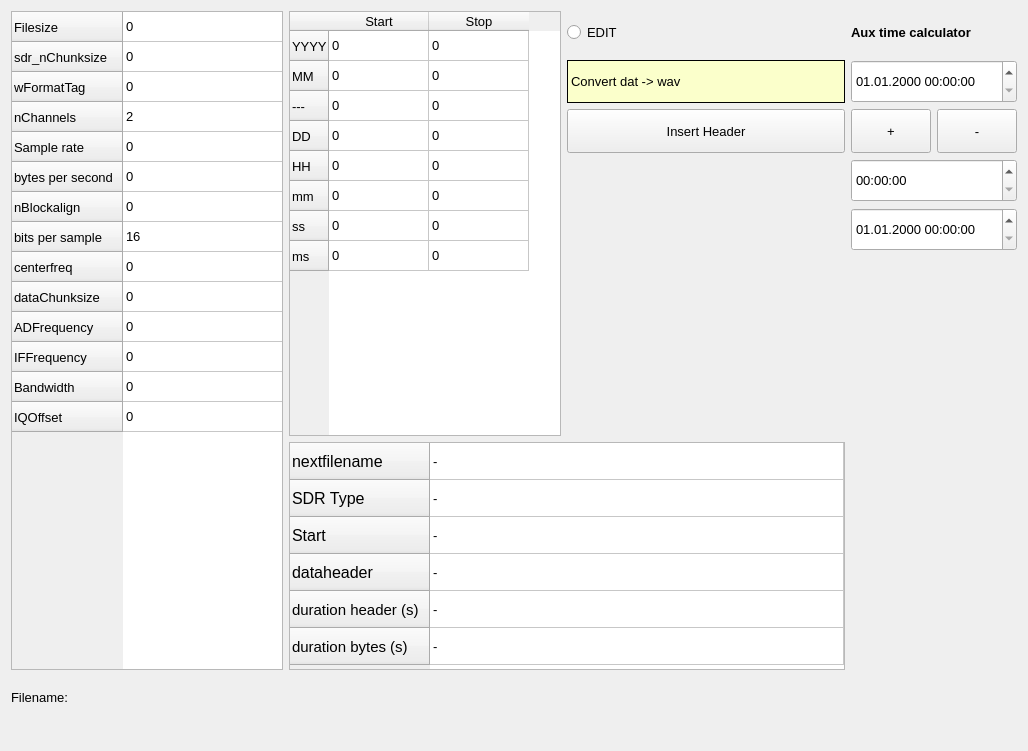
<?xml version="1.0" encoding="UTF-8"?>
<ui version="4.0">
 <class>wavheader_editor_widget</class>
 <widget class="QWidget" name="wavheader_editor_widget">
  <property name="geometry">
   <rect>
    <x>0</x>
    <y>0</y>
    <width>1028</width>
    <height>751</height>
   </rect>
  </property>
  <property name="windowTitle">
   <string>Form</string>
  </property>
  <layout class="QGridLayout" name="gridLayout_2">
   <item row="0" column="1">
    <layout class="QGridLayout" name="gridLayout" rowstretch="1,1,1,1,1,2,2,2,2,1,1,0" columnstretch="2,2,1,1,0,0">
     <item row="0" column="0" rowspan="10">
      <widget class="QTableWidget" name="tableWidget_basisfields">
       <property name="sizePolicy">
        <sizepolicy hsizetype="Expanding" vsizetype="Expanding">
         <horstretch>1</horstretch>
         <verstretch>1</verstretch>
        </sizepolicy>
       </property>
       <property name="minimumSize">
        <size>
         <width>100</width>
         <height>10</height>
        </size>
       </property>
       <property name="maximumSize">
        <size>
         <width>500</width>
         <height>16777215</height>
        </size>
       </property>
       <property name="font">
        <font>
         <pointsize>10</pointsize>
        </font>
       </property>
       <property name="toolTip">
        <string>make this table editable by clicking 'edit'</string>
       </property>
       <attribute name="horizontalHeaderVisible">
        <bool>false</bool>
       </attribute>
       <attribute name="horizontalHeaderDefaultSectionSize">
        <number>400</number>
       </attribute>
       <attribute name="verticalHeaderVisible">
        <bool>true</bool>
       </attribute>
       <row>
        <property name="text">
         <string>Filesize</string>
        </property>
       </row>
       <row>
        <property name="text">
         <string>sdr_nChunksize</string>
        </property>
       </row>
       <row>
        <property name="text">
         <string>wFormatTag</string>
        </property>
       </row>
       <row>
        <property name="text">
         <string>nChannels</string>
        </property>
       </row>
       <row>
        <property name="text">
         <string>Sample rate</string>
        </property>
       </row>
       <row>
        <property name="text">
         <string>bytes per second</string>
        </property>
       </row>
       <row>
        <property name="text">
         <string>nBlockalign</string>
        </property>
       </row>
       <row>
        <property name="text">
         <string>bits per sample</string>
        </property>
       </row>
       <row>
        <property name="text">
         <string>centerfreq</string>
        </property>
       </row>
       <row>
        <property name="text">
         <string>dataChunksize</string>
        </property>
       </row>
       <row>
        <property name="text">
         <string>ADFrequency</string>
        </property>
       </row>
       <row>
        <property name="text">
         <string>IFFrequency</string>
        </property>
       </row>
       <row>
        <property name="text">
         <string>Bandwidth</string>
        </property>
       </row>
       <row>
        <property name="text">
         <string>IQOffset</string>
        </property>
       </row>
       <column>
        <property name="text">
         <string>value</string>
        </property>
       </column>
       <item row="0" column="0">
        <property name="text">
         <string>0</string>
        </property>
       </item>
       <item row="1" column="0">
        <property name="text">
         <string>0</string>
        </property>
       </item>
       <item row="2" column="0">
        <property name="text">
         <string>0</string>
        </property>
       </item>
       <item row="3" column="0">
        <property name="text">
         <string>2</string>
        </property>
       </item>
       <item row="4" column="0">
        <property name="text">
         <string>0</string>
        </property>
       </item>
       <item row="5" column="0">
        <property name="text">
         <string>0</string>
        </property>
       </item>
       <item row="6" column="0">
        <property name="text">
         <string>0</string>
        </property>
       </item>
       <item row="7" column="0">
        <property name="text">
         <string>16</string>
        </property>
       </item>
       <item row="8" column="0">
        <property name="text">
         <string>0</string>
        </property>
       </item>
       <item row="9" column="0">
        <property name="text">
         <string>0</string>
        </property>
       </item>
       <item row="10" column="0">
        <property name="text">
         <string>0</string>
        </property>
       </item>
       <item row="11" column="0">
        <property name="text">
         <string>0</string>
        </property>
       </item>
       <item row="12" column="0">
        <property name="text">
         <string>0</string>
        </property>
       </item>
       <item row="13" column="0">
        <property name="text">
         <string>0</string>
        </property>
       </item>
      </widget>
     </item>
     <item row="7" column="1" rowspan="3" colspan="3">
      <widget class="QTableWidget" name="tableWidget_3">
       <property name="sizePolicy">
        <sizepolicy hsizetype="Expanding" vsizetype="Expanding">
         <horstretch>1</horstretch>
         <verstretch>1</verstretch>
        </sizepolicy>
       </property>
       <property name="minimumSize">
        <size>
         <width>100</width>
         <height>40</height>
        </size>
       </property>
       <property name="maximumSize">
        <size>
         <width>1500</width>
         <height>16777215</height>
        </size>
       </property>
       <property name="font">
        <font>
         <pointsize>10</pointsize>
        </font>
       </property>
       <property name="toolTip">
        <string>make this table editable by clicking 'edit'</string>
       </property>
       <property name="autoFillBackground">
        <bool>true</bool>
       </property>
       <property name="alternatingRowColors">
        <bool>false</bool>
       </property>
       <attribute name="horizontalHeaderVisible">
        <bool>false</bool>
       </attribute>
       <attribute name="horizontalHeaderDefaultSectionSize">
        <number>400</number>
       </attribute>
       <attribute name="horizontalHeaderMinimumSectionSize">
        <number>250</number>
       </attribute>
       <attribute name="horizontalHeaderStretchLastSection">
        <bool>true</bool>
       </attribute>
       <attribute name="verticalHeaderCascadingSectionResizes">
        <bool>false</bool>
       </attribute>
       <attribute name="verticalHeaderDefaultSectionSize">
        <number>37</number>
       </attribute>
       <attribute name="verticalHeaderShowSortIndicator" stdset="0">
        <bool>false</bool>
       </attribute>
       <attribute name="verticalHeaderStretchLastSection">
        <bool>false</bool>
       </attribute>
       <row>
        <property name="text">
         <string>nextfilename</string>
        </property>
        <property name="font">
         <font>
          <pointsize>12</pointsize>
         </font>
        </property>
       </row>
       <row>
        <property name="text">
         <string>SDR Type</string>
        </property>
        <property name="font">
         <font>
          <pointsize>12</pointsize>
         </font>
        </property>
       </row>
       <row>
        <property name="text">
         <string>Start</string>
        </property>
        <property name="font">
         <font>
          <pointsize>12</pointsize>
         </font>
        </property>
        <property name="background">
         <color>
          <red>240</red>
          <green>240</green>
          <blue>240</blue>
         </color>
        </property>
       </row>
       <row>
        <property name="text">
         <string>dataheader</string>
        </property>
        <property name="font">
         <font>
          <pointsize>12</pointsize>
         </font>
        </property>
       </row>
       <row>
        <property name="text">
         <string>duration header (s)</string>
        </property>
        <property name="font">
         <font>
          <pointsize>11</pointsize>
         </font>
        </property>
       </row>
       <row>
        <property name="text">
         <string>duration bytes (s)</string>
        </property>
        <property name="font">
         <font>
          <pointsize>11</pointsize>
         </font>
        </property>
       </row>
       <column>
        <property name="text">
         <string>value</string>
        </property>
        <property name="font">
         <font>
          <pointsize>12</pointsize>
         </font>
        </property>
        <property name="textAlignment">
         <set>AlignTrailing|AlignVCenter</set>
        </property>
        <property name="background">
         <color>
          <red>240</red>
          <green>0</green>
          <blue>0</blue>
         </color>
        </property>
       </column>
       <item row="0" column="0">
        <property name="text">
         <string>-</string>
        </property>
        <property name="textAlignment">
         <set>AlignLeading|AlignVCenter</set>
        </property>
        <property name="foreground">
         <brush brushstyle="NoBrush">
          <color alpha="240">
           <red>240</red>
           <green>240</green>
           <blue>240</blue>
          </color>
         </brush>
        </property>
       </item>
       <item row="1" column="0">
        <property name="text">
         <string>-</string>
        </property>
        <property name="flags">
         <set>ItemIsSelectable|ItemIsEditable|ItemIsDragEnabled|ItemIsUserCheckable|ItemIsEnabled</set>
        </property>
       </item>
       <item row="2" column="0">
        <property name="text">
         <string>-</string>
        </property>
        <property name="background">
         <brush brushstyle="NoBrush">
          <color alpha="240">
           <red>240</red>
           <green>240</green>
           <blue>240</blue>
          </color>
         </brush>
        </property>
       </item>
       <item row="3" column="0">
        <property name="text">
         <string>-</string>
        </property>
       </item>
       <item row="4" column="0">
        <property name="text">
         <string>-</string>
        </property>
       </item>
       <item row="5" column="0">
        <property name="text">
         <string>-</string>
        </property>
       </item>
      </widget>
     </item>
     <item row="0" column="1" rowspan="7">
      <widget class="QTableWidget" name="tableWidget_starttime">
       <property name="sizePolicy">
        <sizepolicy hsizetype="Expanding" vsizetype="Expanding">
         <horstretch>1</horstretch>
         <verstretch>1</verstretch>
        </sizepolicy>
       </property>
       <property name="minimumSize">
        <size>
         <width>100</width>
         <height>10</height>
        </size>
       </property>
       <property name="maximumSize">
        <size>
         <width>700</width>
         <height>16777215</height>
        </size>
       </property>
       <property name="font">
        <font>
         <pointsize>10</pointsize>
        </font>
       </property>
       <property name="toolTip">
        <string>make this table editable by clicking 'edit'</string>
       </property>
       <attribute name="horizontalHeaderDefaultSectionSize">
        <number>100</number>
       </attribute>
       <row>
        <property name="text">
         <string>YYYY</string>
        </property>
       </row>
       <row>
        <property name="text">
         <string>MM</string>
        </property>
       </row>
       <row>
        <property name="text">
         <string>---</string>
        </property>
       </row>
       <row>
        <property name="text">
         <string>DD</string>
        </property>
       </row>
       <row>
        <property name="text">
         <string>HH</string>
        </property>
       </row>
       <row>
        <property name="text">
         <string>mm</string>
        </property>
       </row>
       <row>
        <property name="text">
         <string>ss</string>
        </property>
       </row>
       <row>
        <property name="text">
         <string>ms</string>
        </property>
       </row>
       <column>
        <property name="text">
         <string>Start</string>
        </property>
       </column>
       <column>
        <property name="text">
         <string>Stop</string>
        </property>
       </column>
       <item row="0" column="0">
        <property name="text">
         <string>0</string>
        </property>
       </item>
       <item row="0" column="1">
        <property name="text">
         <string>0</string>
        </property>
       </item>
       <item row="1" column="0">
        <property name="text">
         <string>0</string>
        </property>
       </item>
       <item row="1" column="1">
        <property name="text">
         <string>0</string>
        </property>
       </item>
       <item row="2" column="0">
        <property name="text">
         <string>0</string>
        </property>
       </item>
       <item row="2" column="1">
        <property name="text">
         <string>0</string>
        </property>
       </item>
       <item row="3" column="0">
        <property name="text">
         <string>0</string>
        </property>
       </item>
       <item row="3" column="1">
        <property name="text">
         <string>0</string>
        </property>
       </item>
       <item row="4" column="0">
        <property name="text">
         <string>0</string>
        </property>
       </item>
       <item row="4" column="1">
        <property name="text">
         <string>0</string>
        </property>
       </item>
       <item row="5" column="0">
        <property name="text">
         <string>0</string>
        </property>
       </item>
       <item row="5" column="1">
        <property name="text">
         <string>0</string>
        </property>
       </item>
       <item row="6" column="0">
        <property name="text">
         <string>0</string>
        </property>
       </item>
       <item row="6" column="1">
        <property name="text">
         <string>0</string>
        </property>
       </item>
       <item row="7" column="0">
        <property name="text">
         <string>0</string>
        </property>
       </item>
       <item row="7" column="1">
        <property name="text">
         <string>0</string>
        </property>
       </item>
      </widget>
     </item>
     <item row="10" column="0">
      <widget class="QLabel" name="label_13">
       <property name="sizePolicy">
        <sizepolicy hsizetype="Expanding" vsizetype="Expanding">
         <horstretch>1</horstretch>
         <verstretch>1</verstretch>
        </sizepolicy>
       </property>
       <property name="minimumSize">
        <size>
         <width>0</width>
         <height>10</height>
        </size>
       </property>
       <property name="font">
        <font>
         <pointsize>10</pointsize>
        </font>
       </property>
       <property name="text">
        <string>Filename:</string>
       </property>
      </widget>
     </item>
     <item row="11" column="0" colspan="2">
      <widget class="QLabel" name="label_Filename_WAVHeader">
       <property name="sizePolicy">
        <sizepolicy hsizetype="Expanding" vsizetype="Expanding">
         <horstretch>0</horstretch>
         <verstretch>0</verstretch>
        </sizepolicy>
       </property>
       <property name="font">
        <font>
         <pointsize>10</pointsize>
        </font>
       </property>
       <property name="text">
        <string/>
       </property>
      </widget>
     </item>
     <item row="0" column="2">
      <widget class="QRadioButton" name="radioButton_WAVEDIT">
       <property name="sizePolicy">
        <sizepolicy hsizetype="Expanding" vsizetype="Expanding">
         <horstretch>0</horstretch>
         <verstretch>0</verstretch>
        </sizepolicy>
       </property>
       <property name="font">
        <font>
         <pointsize>10</pointsize>
        </font>
       </property>
       <property name="toolTip">
        <string>make this table editable by clicking 'edit'</string>
       </property>
       <property name="autoFillBackground">
        <bool>true</bool>
       </property>
       <property name="text">
        <string>EDIT</string>
       </property>
      </widget>
     </item>
     <item row="2" column="5">
      <widget class="QPushButton" name="pushButton_subtract">
       <property name="sizePolicy">
        <sizepolicy hsizetype="Preferred" vsizetype="Expanding">
         <horstretch>0</horstretch>
         <verstretch>0</verstretch>
        </sizepolicy>
       </property>
       <property name="minimumSize">
        <size>
         <width>10</width>
         <height>0</height>
        </size>
       </property>
       <property name="font">
        <font>
         <pointsize>10</pointsize>
        </font>
       </property>
       <property name="text">
        <string>-</string>
       </property>
      </widget>
     </item>
     <item row="1" column="4" colspan="2">
      <widget class="QDateTimeEdit" name="wavheader_dateTimeEdit_starttime">
       <property name="sizePolicy">
        <sizepolicy hsizetype="Expanding" vsizetype="Expanding">
         <horstretch>0</horstretch>
         <verstretch>0</verstretch>
        </sizepolicy>
       </property>
       <property name="minimumSize">
        <size>
         <width>10</width>
         <height>0</height>
        </size>
       </property>
       <property name="font">
        <font>
         <pointsize>10</pointsize>
        </font>
       </property>
       <property name="displayFormat">
        <string>dd.MM.yyyy HH:mm:ss</string>
       </property>
      </widget>
     </item>
     <item row="2" column="4">
      <widget class="QPushButton" name="pushButton_add">
       <property name="sizePolicy">
        <sizepolicy hsizetype="Maximum" vsizetype="Expanding">
         <horstretch>0</horstretch>
         <verstretch>0</verstretch>
        </sizepolicy>
       </property>
       <property name="font">
        <font>
         <pointsize>10</pointsize>
        </font>
       </property>
       <property name="text">
        <string>+</string>
       </property>
      </widget>
     </item>
     <item row="0" column="4" colspan="2">
      <widget class="QLabel" name="label_39">
       <property name="sizePolicy">
        <sizepolicy hsizetype="Expanding" vsizetype="Expanding">
         <horstretch>0</horstretch>
         <verstretch>0</verstretch>
        </sizepolicy>
       </property>
       <property name="minimumSize">
        <size>
         <width>10</width>
         <height>0</height>
        </size>
       </property>
       <property name="font">
        <font>
         <pointsize>10</pointsize>
         <weight>75</weight>
         <bold>true</bold>
        </font>
       </property>
       <property name="text">
        <string>Aux time calculator</string>
       </property>
      </widget>
     </item>
     <item row="3" column="4" colspan="2">
      <widget class="QTimeEdit" name="wavheader_timeEdit_subtr">
       <property name="sizePolicy">
        <sizepolicy hsizetype="Expanding" vsizetype="Expanding">
         <horstretch>0</horstretch>
         <verstretch>0</verstretch>
        </sizepolicy>
       </property>
       <property name="minimumSize">
        <size>
         <width>10</width>
         <height>0</height>
        </size>
       </property>
       <property name="font">
        <font>
         <pointsize>10</pointsize>
        </font>
       </property>
       <property name="displayFormat">
        <string>HH:mm:ss</string>
       </property>
      </widget>
     </item>
     <item row="4" column="4" colspan="2">
      <widget class="QDateTimeEdit" name="wavheader_dateTimeEdit_result">
       <property name="sizePolicy">
        <sizepolicy hsizetype="Expanding" vsizetype="Expanding">
         <horstretch>0</horstretch>
         <verstretch>0</verstretch>
        </sizepolicy>
       </property>
       <property name="minimumSize">
        <size>
         <width>0</width>
         <height>10</height>
        </size>
       </property>
       <property name="font">
        <font>
         <pointsize>10</pointsize>
        </font>
       </property>
       <property name="displayFormat">
        <string>dd.MM.yyyy HH:mm:ss</string>
       </property>
      </widget>
     </item>
     <item row="1" column="2" colspan="2">
      <widget class="QLabel" name="label_8">
       <property name="enabled">
        <bool>true</bool>
       </property>
       <property name="sizePolicy">
        <sizepolicy hsizetype="Expanding" vsizetype="Expanding">
         <horstretch>1</horstretch>
         <verstretch>1</verstretch>
        </sizepolicy>
       </property>
       <property name="minimumSize">
        <size>
         <width>10</width>
         <height>10</height>
        </size>
       </property>
       <property name="palette">
        <palette>
         <active>
          <colorrole role="WindowText">
           <brush brushstyle="SolidPattern">
            <color alpha="255">
             <red>0</red>
             <green>0</green>
             <blue>0</blue>
            </color>
           </brush>
          </colorrole>
          <colorrole role="Button">
           <brush brushstyle="SolidPattern">
            <color alpha="255">
             <red>255</red>
             <green>254</green>
             <blue>210</blue>
            </color>
           </brush>
          </colorrole>
          <colorrole role="Light">
           <brush brushstyle="SolidPattern">
            <color alpha="255">
             <red>255</red>
             <green>254</green>
             <blue>210</blue>
            </color>
           </brush>
          </colorrole>
          <colorrole role="Midlight">
           <brush brushstyle="SolidPattern">
            <color alpha="255">
             <red>255</red>
             <green>254</green>
             <blue>210</blue>
            </color>
           </brush>
          </colorrole>
          <colorrole role="Base">
           <brush brushstyle="SolidPattern">
            <color alpha="255">
             <red>255</red>
             <green>254</green>
             <blue>210</blue>
            </color>
           </brush>
          </colorrole>
          <colorrole role="Window">
           <brush brushstyle="SolidPattern">
            <color alpha="255">
             <red>251</red>
             <green>255</green>
             <blue>203</blue>
            </color>
           </brush>
          </colorrole>
          <colorrole role="NoRole">
           <brush brushstyle="SolidPattern">
            <color alpha="255">
             <red>255</red>
             <green>254</green>
             <blue>210</blue>
            </color>
           </brush>
          </colorrole>
          <colorrole role="ToolTipBase">
           <brush brushstyle="SolidPattern">
            <color alpha="255">
             <red>255</red>
             <green>255</green>
             <blue>220</blue>
            </color>
           </brush>
          </colorrole>
         </active>
         <inactive>
          <colorrole role="WindowText">
           <brush brushstyle="SolidPattern">
            <color alpha="255">
             <red>0</red>
             <green>0</green>
             <blue>0</blue>
            </color>
           </brush>
          </colorrole>
          <colorrole role="Button">
           <brush brushstyle="SolidPattern">
            <color alpha="255">
             <red>255</red>
             <green>254</green>
             <blue>210</blue>
            </color>
           </brush>
          </colorrole>
          <colorrole role="Light">
           <brush brushstyle="SolidPattern">
            <color alpha="255">
             <red>255</red>
             <green>254</green>
             <blue>210</blue>
            </color>
           </brush>
          </colorrole>
          <colorrole role="Midlight">
           <brush brushstyle="SolidPattern">
            <color alpha="255">
             <red>255</red>
             <green>254</green>
             <blue>210</blue>
            </color>
           </brush>
          </colorrole>
          <colorrole role="Base">
           <brush brushstyle="SolidPattern">
            <color alpha="255">
             <red>255</red>
             <green>254</green>
             <blue>210</blue>
            </color>
           </brush>
          </colorrole>
          <colorrole role="Window">
           <brush brushstyle="SolidPattern">
            <color alpha="255">
             <red>251</red>
             <green>255</green>
             <blue>203</blue>
            </color>
           </brush>
          </colorrole>
          <colorrole role="NoRole">
           <brush brushstyle="SolidPattern">
            <color alpha="255">
             <red>255</red>
             <green>254</green>
             <blue>210</blue>
            </color>
           </brush>
          </colorrole>
          <colorrole role="ToolTipBase">
           <brush brushstyle="SolidPattern">
            <color alpha="255">
             <red>255</red>
             <green>255</green>
             <blue>220</blue>
            </color>
           </brush>
          </colorrole>
         </inactive>
         <disabled>
          <colorrole role="WindowText">
           <brush brushstyle="SolidPattern">
            <color alpha="255">
             <red>234</red>
             <green>234</green>
             <blue>234</blue>
            </color>
           </brush>
          </colorrole>
          <colorrole role="Button">
           <brush brushstyle="SolidPattern">
            <color alpha="255">
             <red>234</red>
             <green>234</green>
             <blue>234</blue>
            </color>
           </brush>
          </colorrole>
          <colorrole role="Light">
           <brush brushstyle="SolidPattern">
            <color alpha="255">
             <red>234</red>
             <green>234</green>
             <blue>234</blue>
            </color>
           </brush>
          </colorrole>
          <colorrole role="Midlight">
           <brush brushstyle="SolidPattern">
            <color alpha="255">
             <red>234</red>
             <green>234</green>
             <blue>234</blue>
            </color>
           </brush>
          </colorrole>
          <colorrole role="Base">
           <brush brushstyle="SolidPattern">
            <color alpha="255">
             <red>234</red>
             <green>234</green>
             <blue>234</blue>
            </color>
           </brush>
          </colorrole>
          <colorrole role="Window">
           <brush brushstyle="SolidPattern">
            <color alpha="255">
             <red>234</red>
             <green>234</green>
             <blue>234</blue>
            </color>
           </brush>
          </colorrole>
          <colorrole role="NoRole">
           <brush brushstyle="SolidPattern">
            <color alpha="255">
             <red>234</red>
             <green>234</green>
             <blue>234</blue>
            </color>
           </brush>
          </colorrole>
          <colorrole role="ToolTipBase">
           <brush brushstyle="SolidPattern">
            <color alpha="255">
             <red>234</red>
             <green>234</green>
             <blue>234</blue>
            </color>
           </brush>
          </colorrole>
         </disabled>
        </palette>
       </property>
       <property name="font">
        <font>
         <pointsize>10</pointsize>
         <weight>50</weight>
         <bold>false</bold>
         <kerning>true</kerning>
        </font>
       </property>
       <property name="autoFillBackground">
        <bool>true</bool>
       </property>
       <property name="styleSheet">
        <string notr="true"/>
       </property>
       <property name="frameShape">
        <enum>QFrame::Panel</enum>
       </property>
       <property name="text">
        <string>Convert dat -&gt; wav</string>
       </property>
      </widget>
     </item>
     <item row="2" column="2" colspan="2">
      <widget class="QPushButton" name="pushButton_InsertHeader">
       <property name="sizePolicy">
        <sizepolicy hsizetype="Expanding" vsizetype="Expanding">
         <horstretch>1</horstretch>
         <verstretch>1</verstretch>
        </sizepolicy>
       </property>
       <property name="minimumSize">
        <size>
         <width>10</width>
         <height>10</height>
        </size>
       </property>
       <property name="font">
        <font>
         <pointsize>10</pointsize>
        </font>
       </property>
       <property name="toolTip">
        <string>insert wav-header with current metadata into dat file</string>
       </property>
       <property name="text">
        <string>Insert Header</string>
       </property>
      </widget>
     </item>
    </layout>
   </item>
  </layout>
 </widget>
 <resources/>
 <connections/>
</ui>
